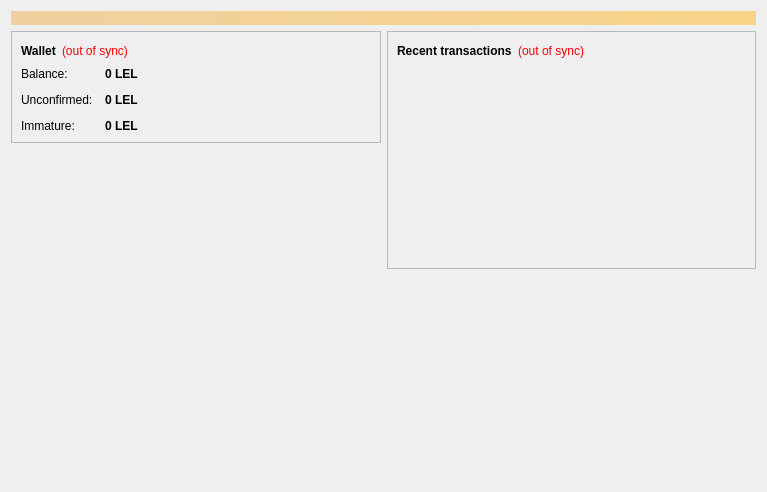
<?xml version="1.0" encoding="UTF-8"?>
<ui version="4.0">
 <class>OverviewPage</class>
 <widget class="QWidget" name="OverviewPage">
  <property name="geometry">
   <rect>
    <x>0</x>
    <y>0</y>
    <width>767</width>
    <height>492</height>
   </rect>
  </property>
  <property name="windowTitle">
   <string>Form</string>
  </property>
  <layout class="QVBoxLayout" name="topLayout">
   <item>
    <widget class="QLabel" name="labelAlerts">
     <property name="visible">
      <bool>false</bool>
     </property>
     <property name="styleSheet">
      <string notr="true">background-color: qlineargradient(x1: 0, y1: 0, x2: 1, y2: 0, stop:0 #F0D0A0, stop:1 #F8D488); color:#000000;</string>
     </property>
     <property name="wordWrap">
      <bool>true</bool>
     </property>
     <property name="margin">
      <number>3</number>
     </property>
    </widget>
   </item>
   <item>
    <layout class="QHBoxLayout" name="horizontalLayout" stretch="1,1">
     <item>
      <layout class="QVBoxLayout" name="verticalLayout_2">
       <item>
        <widget class="QFrame" name="frame">
         <property name="frameShape">
          <enum>QFrame::StyledPanel</enum>
         </property>
         <property name="frameShadow">
          <enum>QFrame::Raised</enum>
         </property>
         <layout class="QVBoxLayout" name="verticalLayout_4">
          <item>
           <layout class="QHBoxLayout" name="horizontalLayout_4">
            <item>
             <widget class="QLabel" name="label_5">
              <property name="font">
               <font>
                <weight>75</weight>
                <bold>true</bold>
               </font>
              </property>
              <property name="text">
               <string>Wallet</string>
              </property>
             </widget>
            </item>
            <item>
             <widget class="QLabel" name="labelWalletStatus">
              <property name="toolTip">
               <string>The displayed information may be out of date. Your wallet automatically synchronizes with the ComedyGold network after a connection is established, but this process has not completed yet.</string>
              </property>
              <property name="styleSheet">
               <string notr="true">QLabel { color: red; }</string>
              </property>
              <property name="text">
               <string notr="true">(out of sync)</string>
              </property>
              <property name="alignment">
               <set>Qt::AlignLeading|Qt::AlignLeft|Qt::AlignVCenter</set>
              </property>
             </widget>
            </item>
            <item>
             <spacer name="horizontalSpacer_2">
              <property name="orientation">
               <enum>Qt::Horizontal</enum>
              </property>
              <property name="sizeHint" stdset="0">
               <size>
                <width>40</width>
                <height>20</height>
               </size>
              </property>
             </spacer>
            </item>
           </layout>
          </item>
          <item>
           <layout class="QFormLayout" name="formLayout_2">
            <property name="fieldGrowthPolicy">
             <enum>QFormLayout::AllNonFixedFieldsGrow</enum>
            </property>
            <property name="horizontalSpacing">
             <number>12</number>
            </property>
            <property name="verticalSpacing">
             <number>12</number>
            </property>
            <item row="0" column="0">
             <widget class="QLabel" name="label">
              <property name="text">
               <string>Balance:</string>
              </property>
             </widget>
            </item>
            <item row="0" column="1">
             <widget class="QLabel" name="labelBalance">
              <property name="font">
               <font>
                <weight>75</weight>
                <bold>true</bold>
               </font>
              </property>
              <property name="cursor">
               <cursorShape>IBeamCursor</cursorShape>
              </property>
              <property name="toolTip">
               <string>Your current balance</string>
              </property>
              <property name="text">
               <string notr="true">0 LEL</string>
              </property>
              <property name="textInteractionFlags">
               <set>Qt::LinksAccessibleByMouse|Qt::TextSelectableByKeyboard|Qt::TextSelectableByMouse</set>
              </property>
             </widget>
            </item>
            <item row="1" column="0">
             <widget class="QLabel" name="label_3">
              <property name="text">
               <string>Unconfirmed:</string>
              </property>
             </widget>
            </item>
            <item row="1" column="1">
             <widget class="QLabel" name="labelUnconfirmed">
              <property name="font">
               <font>
                <weight>75</weight>
                <bold>true</bold>
               </font>
              </property>
              <property name="cursor">
               <cursorShape>IBeamCursor</cursorShape>
              </property>
              <property name="toolTip">
               <string>Total of transactions that have yet to be confirmed, and do not yet count toward the current balance</string>
              </property>
              <property name="text">
               <string notr="true">0 LEL</string>
              </property>
              <property name="textInteractionFlags">
               <set>Qt::LinksAccessibleByMouse|Qt::TextSelectableByKeyboard|Qt::TextSelectableByMouse</set>
              </property>
             </widget>
            </item>
            <item row="2" column="0">
             <widget class="QLabel" name="labelImmatureText">
              <property name="text">
               <string>Immature:</string>
              </property>
             </widget>
            </item>
            <item row="2" column="1">
             <widget class="QLabel" name="labelImmature">
              <property name="font">
               <font>
                <weight>75</weight>
                <bold>true</bold>
               </font>
              </property>
              <property name="toolTip">
               <string>Mined balance that has not yet matured</string>
              </property>
              <property name="text">
               <string notr="true">0 LEL</string>
              </property>
              <property name="textInteractionFlags">
               <set>Qt::LinksAccessibleByMouse|Qt::TextSelectableByKeyboard|Qt::TextSelectableByMouse</set>
              </property>
             </widget>
            </item>
           </layout>
          </item>
         </layout>
        </widget>
       </item>
       <item>
        <spacer name="verticalSpacer">
         <property name="orientation">
          <enum>Qt::Vertical</enum>
         </property>
         <property name="sizeHint" stdset="0">
          <size>
           <width>20</width>
           <height>40</height>
          </size>
         </property>
        </spacer>
       </item>
       <item>
        <widget class="QLabel" name="label_wallet_bgcoin">
         <property name="enabled">
          <bool>true</bool>
         </property>
         <property name="text">
          <string/>
         </property>
         <property name="pixmap">
          <pixmap resource="../bitcoin.qrc">:/images/wallet_bgcoin</pixmap>
         </property>
         <property name="scaledContents">
          <bool>false</bool>
         </property>
         <property name="alignment">
          <set>Qt::AlignCenter</set>
         </property>
         <property name="margin">
          <number>-2</number>
         </property>
        </widget>
       </item>
       <item>
        <widget class="QLabel" name="label_6">
         <property name="text">
          <string/>
         </property>
        </widget>
       </item>
      </layout>
     </item>
     <item>
      <layout class="QVBoxLayout" name="verticalLayout_3">
       <item>
        <widget class="QFrame" name="frame_2">
         <property name="frameShape">
          <enum>QFrame::StyledPanel</enum>
         </property>
         <property name="frameShadow">
          <enum>QFrame::Raised</enum>
         </property>
         <layout class="QVBoxLayout" name="verticalLayout">
          <item>
           <layout class="QHBoxLayout" name="horizontalLayout_2">
            <item>
             <widget class="QLabel" name="label_4">
              <property name="text">
               <string>&lt;b&gt;Recent transactions&lt;/b&gt;</string>
              </property>
             </widget>
            </item>
            <item>
             <widget class="QLabel" name="labelTransactionsStatus">
              <property name="toolTip">
               <string>The displayed information may be out of date. Your wallet automatically synchronizes with the ComedyGold network after a connection is established, but this process has not completed yet.</string>
              </property>
              <property name="styleSheet">
               <string notr="true">QLabel { color: red; }</string>
              </property>
              <property name="text">
               <string notr="true">(out of sync)</string>
              </property>
              <property name="alignment">
               <set>Qt::AlignRight|Qt::AlignTrailing|Qt::AlignVCenter</set>
              </property>
             </widget>
            </item>
            <item>
             <spacer name="horizontalSpacer">
              <property name="orientation">
               <enum>Qt::Horizontal</enum>
              </property>
              <property name="sizeHint" stdset="0">
               <size>
                <width>40</width>
                <height>20</height>
               </size>
              </property>
             </spacer>
            </item>
           </layout>
          </item>
          <item>
           <widget class="QListView" name="listTransactions">
            <property name="styleSheet">
             <string notr="true">QListView { background: transparent; }</string>
            </property>
            <property name="frameShape">
             <enum>QFrame::NoFrame</enum>
            </property>
            <property name="verticalScrollBarPolicy">
             <enum>Qt::ScrollBarAlwaysOff</enum>
            </property>
            <property name="horizontalScrollBarPolicy">
             <enum>Qt::ScrollBarAlwaysOff</enum>
            </property>
            <property name="selectionMode">
             <enum>QAbstractItemView::NoSelection</enum>
            </property>
           </widget>
          </item>
         </layout>
        </widget>
       </item>
       <item>
        <spacer name="verticalSpacer_2">
         <property name="orientation">
          <enum>Qt::Vertical</enum>
         </property>
         <property name="sizeHint" stdset="0">
          <size>
           <width>20</width>
           <height>40</height>
          </size>
         </property>
        </spacer>
       </item>
      </layout>
     </item>
    </layout>
   </item>
  </layout>
 </widget>
 <resources>
  <include location="../bitcoin.qrc"/>
 </resources>
 <connections/>
</ui>
